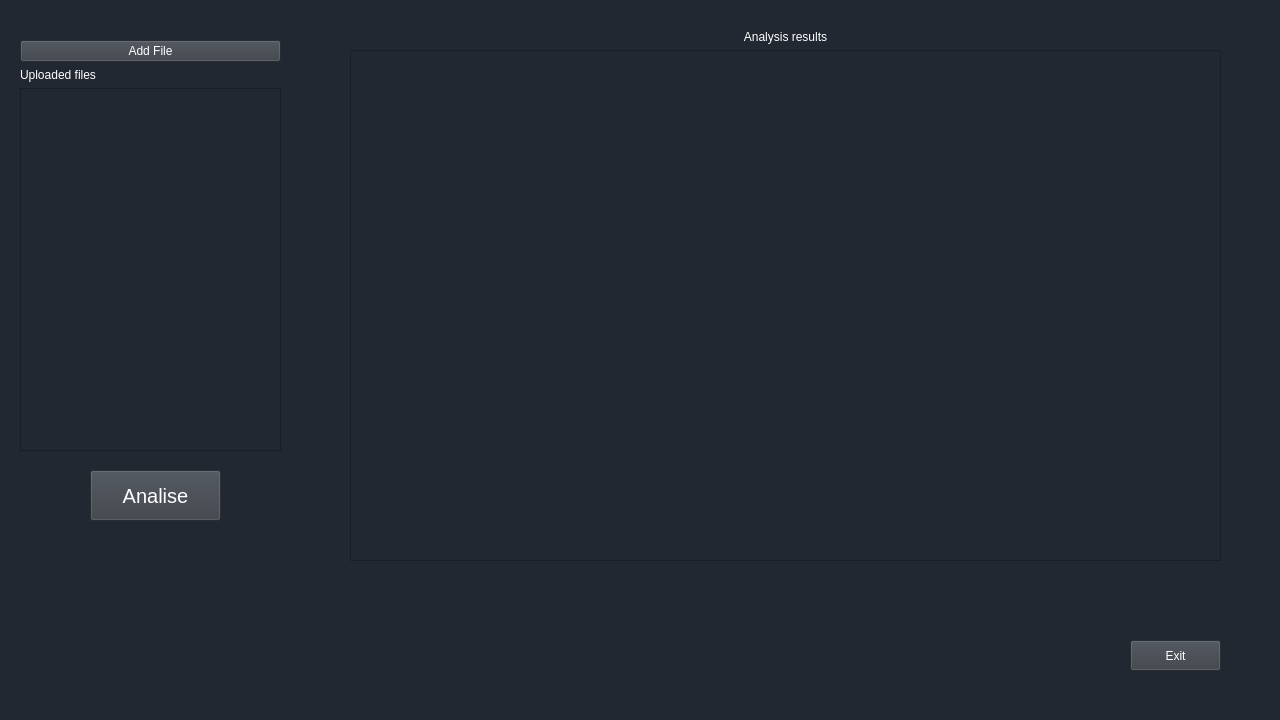
<?xml version="1.0" encoding="UTF-8"?>
<ui version="4.0">
 <class>MainWindow</class>
 <widget class="QMainWindow" name="MainWindow">
  <property name="geometry">
   <rect>
    <x>0</x>
    <y>0</y>
    <width>1280</width>
    <height>720</height>
   </rect>
  </property>
  <property name="minimumSize">
   <size>
    <width>1280</width>
    <height>720</height>
   </size>
  </property>
  <property name="windowTitle">
   <string>Analizator Kodu</string>
  </property>
  <property name="styleSheet">
   <string notr="true">background-color: rgb(34, 40, 49);</string>
  </property>
  <widget class="QWidget" name="centralwidget">
   <widget class="QPushButton" name="pbZamknijProgram">
    <property name="geometry">
     <rect>
      <x>1130</x>
      <y>640</y>
      <width>91</width>
      <height>31</height>
     </rect>
    </property>
    <property name="styleSheet">
     <string notr="true">color: rgb(255, 255, 255);
background-color: rgb(57, 62, 70);</string>
    </property>
    <property name="text">
     <string>Exit</string>
    </property>
   </widget>
   <widget class="QPushButton" name="pdAnalizuj">
    <property name="geometry">
     <rect>
      <x>90</x>
      <y>470</y>
      <width>131</width>
      <height>51</height>
     </rect>
    </property>
    <property name="font">
     <font>
      <pointsize>15</pointsize>
     </font>
    </property>
    <property name="styleSheet">
     <string notr="true">color: rgb(255, 255, 255);
background-color: rgb(57, 62, 70);</string>
    </property>
    <property name="text">
     <string>Analise</string>
    </property>
   </widget>
   <widget class="QWidget" name="layoutWidget">
    <property name="geometry">
     <rect>
      <x>350</x>
      <y>30</y>
      <width>871</width>
      <height>531</height>
     </rect>
    </property>
    <layout class="QVBoxLayout" name="verticalLayout_2">
     <item>
      <widget class="QLabel" name="label_3">
       <property name="font">
        <font>
         <bold>false</bold>
        </font>
       </property>
       <property name="layoutDirection">
        <enum>Qt::LeftToRight</enum>
       </property>
       <property name="styleSheet">
        <string notr="true">color: rgb(255, 255, 255);</string>
       </property>
       <property name="text">
        <string>Analysis results</string>
       </property>
       <property name="alignment">
        <set>Qt::AlignCenter</set>
       </property>
      </widget>
     </item>
     <item>
      <widget class="QTextEdit" name="teWynik">
       <property name="styleSheet">
        <string notr="true">color: rgb(255, 255, 255);</string>
       </property>
      </widget>
     </item>
    </layout>
   </widget>
   <widget class="QWidget" name="layoutWidget">
    <property name="geometry">
     <rect>
      <x>20</x>
      <y>40</y>
      <width>261</width>
      <height>411</height>
     </rect>
    </property>
    <layout class="QVBoxLayout" name="verticalLayout_3">
     <item>
      <layout class="QHBoxLayout" name="horizontalLayout">
       <item>
        <widget class="QPushButton" name="pbDodajPlik">
         <property name="styleSheet">
          <string notr="true">color: rgb(255, 255, 255);
background-color: rgb(57, 62, 70);</string>
         </property>
         <property name="text">
          <string>Add File</string>
         </property>
        </widget>
       </item>
      </layout>
     </item>
     <item>
      <layout class="QVBoxLayout" name="verticalLayout">
       <item>
        <widget class="QLabel" name="label_2">
         <property name="styleSheet">
          <string notr="true">color: rgb(255, 255, 255);</string>
         </property>
         <property name="text">
          <string>Uploaded files</string>
         </property>
        </widget>
       </item>
       <item>
        <widget class="QTextEdit" name="teWpisanePliki">
         <property name="font">
          <font>
           <pointsize>10</pointsize>
          </font>
         </property>
         <property name="styleSheet">
          <string notr="true">color: rgb(255, 255, 255);
selection-background-color: rgb(255, 0, 4);</string>
         </property>
        </widget>
       </item>
      </layout>
     </item>
    </layout>
   </widget>
  </widget>
  <widget class="QMenuBar" name="menubar">
   <property name="geometry">
    <rect>
     <x>0</x>
     <y>0</y>
     <width>1280</width>
     <height>21</height>
    </rect>
   </property>
  </widget>
  <widget class="QStatusBar" name="statusbar"/>
 </widget>
 <resources/>
 <connections/>
</ui>
